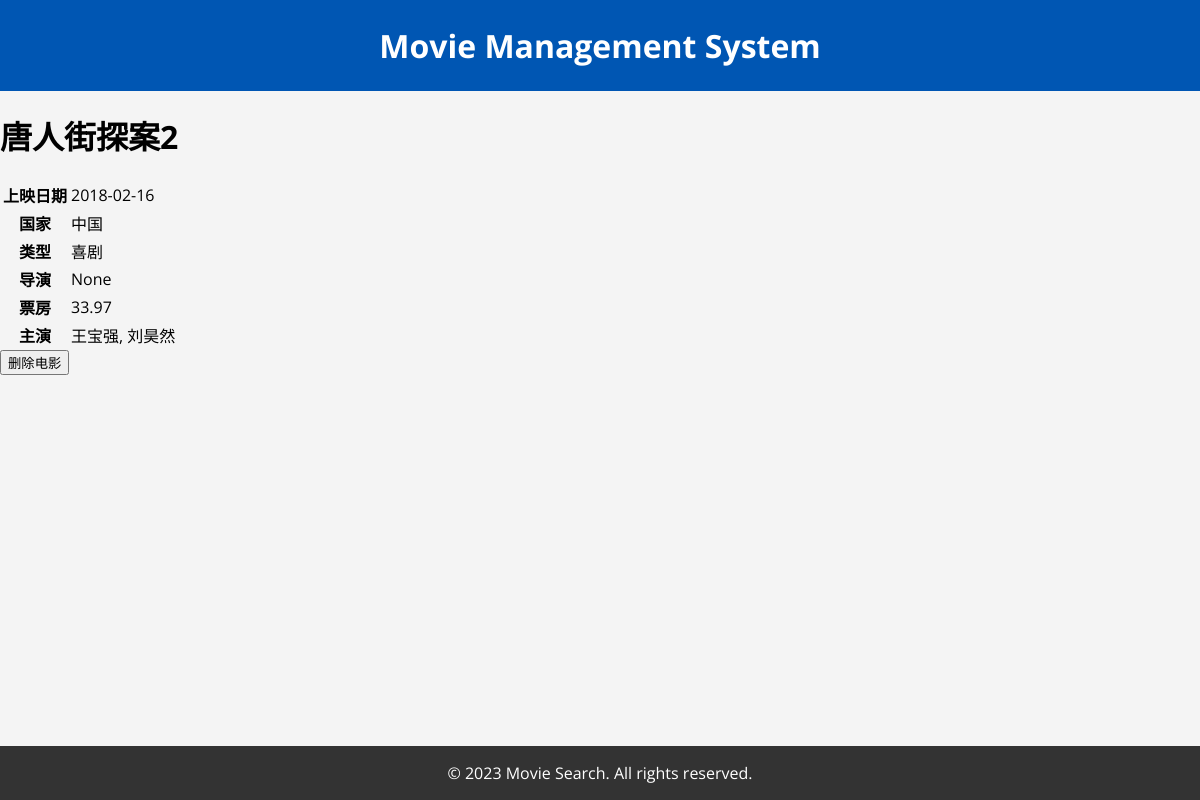
The page /movie/1006 on the database its author committed.
### app.py (models this page shows)
class MovieInfo(db.Model):
    __tablename__ = 'movie_info'
    movie_id = db.Column(db.Integer, primary_key=True, autoincrement=True)
    movie_name = db.Column(db.String(255), nullable=False)
    release_date = db.Column(db.DateTime)
    country = db.Column(db.String(20))
    genre = db.Column(db.String(10))
    year = db.Column(db.Integer, nullable=False)
    director = db.Column(db.String(255))  # 导演

class MoveBox(db.Model):
    __tablename__ = 'move_box'
    movie_id = db.Column(db.String(10), db.ForeignKey('movie_info.movie_id'), primary_key=True)
    box = db.Column(db.Float)

class ActorInfo(db.Model):
    __tablename__ = 'actor_info'
    actor_id = db.Column(db.Integer, primary_key=True, autoincrement=True)
    actor_name = db.Column(db.String(20), nullable=False)
    gender = db.Column(db.String(2), nullable=False)
    country = db.Column(db.String(20))

### app.py (the view)
@app.route('/movie/<int:movie_id>')
def show_movie(movie_id):
    movie = MovieInfo.query.get_or_404(movie_id)
    box_office = MoveBox.query.filter_by(movie_id=movie_id).first()
    actors = ActorInfo.query.join(MovieActorRelation, ActorInfo.actor_id == MovieActorRelation.actor_id)\
                            .filter(MovieActorRelation.movie_id == movie.movie_id, MovieActorRelation.relation_type == '主演').all()
    directors = ActorInfo.query.join(MovieActorRelation, ActorInfo.actor_id == MovieActorRelation.actor_id)\
                               .filter(MovieActorRelation.movie_id == movie.movie_id, MovieActorRelation.relation_type == '导演').all()
    return render_template('show_movie.html', movie=movie, box_office=box_office, actors=actors, directors=directors)

### templates/show_movie.html
{% extends 'base.html' %}
{% block content %}
<div class="show-movie-container">
    <h1>{{ movie.movie_name }}</h1>
    <table class="movie-details">
        <tr>
            <th>上映日期</th>
            <td>{{ movie.release_date.strftime('%Y-%m-%d') }}</td>
        </tr>
        <tr>
            <th>国家</th>
            <td>{{ movie.country }}</td>
        </tr>
        <tr>
            <th>类型</th>
            <td>{{ movie.genre }}</td>
        </tr>
        <tr>
            <th>导演</th>
            <td>{{ movie.director }}</td>
        </tr>
        <tr>
            <th>票房</th>
            <td>{{ box_office.box if box_office else '无数据' }}</td>
        </tr>
        <tr>
            <th>主演</th>
            <td>
                {% for actor in actors %}
                {{ actor.actor_name }}{% if not loop.last %}, {% endif %}
                {% endfor %}
            </td>
        </tr>
    </table>
    <form action="{{ url_for('delete_movie', movie_id=movie.movie_id) }}" method="post" class="delete-form">
        <button type="submit" class="delete-movie-btn">删除电影</button>
    </form>
</div>
{% endblock %}

### static/style.css (style rules this page uses)
body, html { margin: 0; padding: 0; height: 100%; font-family: 'Open Sans', sans-serif; background-color: #f4f4f4; }

### rows shown on the page
MovieInfo: movie_name "唐人街探案2", release_date "2018-02-16", country "中国", genre "喜剧", director "None"
MoveBox: box "33.97"
ActorInfo: actor_name "王宝强"
ActorInfo: actor_name "刘昊然"
